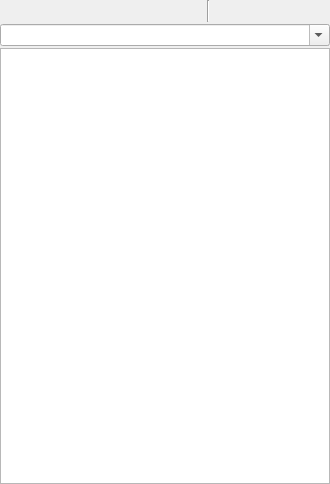
<?xml version="1.0" encoding="UTF-8"?>
<ui version="4.0">
 <class>FileSystemDock</class>
 <widget class="QDockWidget" name="FileSystemDock">
  <property name="geometry">
   <rect>
    <x>0</x>
    <y>0</y>
    <width>330</width>
    <height>484</height>
   </rect>
  </property>
  <property name="windowTitle">
   <string>File System</string>
  </property>
  <widget class="QWidget" name="dockWidgetContents">
   <layout class="QVBoxLayout" name="verticalLayout">
    <property name="spacing">
     <number>2</number>
    </property>
    <property name="margin">
     <number>0</number>
    </property>
    <item>
     <layout class="QHBoxLayout" name="buttonsLayout">
      <property name="spacing">
       <number>2</number>
      </property>
      <property name="sizeConstraint">
       <enum>QLayout::SetMinimumSize</enum>
      </property>
      <item>
       <spacer name="horizontalSpacer">
        <property name="orientation">
         <enum>Qt::Horizontal</enum>
        </property>
        <property name="sizeType">
         <enum>QSizePolicy::Expanding</enum>
        </property>
        <property name="sizeHint" stdset="0">
         <size>
          <width>10</width>
          <height>20</height>
         </size>
        </property>
       </spacer>
      </item>
      <item>
       <widget class="QPushButton" name="pushButtonBack">
        <property name="maximumSize">
         <size>
          <width>24</width>
          <height>24</height>
         </size>
        </property>
        <property name="toolTip">
         <string>Go previous place</string>
        </property>
        <property name="icon">
         <iconset resource="../../resources.qrc">
          <normaloff>:/icons/actions/go-previous.png</normaloff>:/icons/actions/go-previous.png</iconset>
        </property>
        <property name="flat">
         <bool>true</bool>
        </property>
       </widget>
      </item>
      <item>
       <widget class="QPushButton" name="pushButtonFoward">
        <property name="maximumSize">
         <size>
          <width>24</width>
          <height>24</height>
         </size>
        </property>
        <property name="toolTip">
         <string>Go next place</string>
        </property>
        <property name="icon">
         <iconset resource="../../resources.qrc">
          <normaloff>:/icons/actions/go-next.png</normaloff>:/icons/actions/go-next.png</iconset>
        </property>
        <property name="flat">
         <bool>true</bool>
        </property>
       </widget>
      </item>
      <item>
       <widget class="QPushButton" name="pushButtonUp">
        <property name="maximumSize">
         <size>
          <width>24</width>
          <height>24</height>
         </size>
        </property>
        <property name="toolTip">
         <string>Go up one level</string>
        </property>
        <property name="icon">
         <iconset resource="../../resources.qrc">
          <normaloff>:/icons/actions/go-up.png</normaloff>:/icons/actions/go-up.png</iconset>
        </property>
        <property name="flat">
         <bool>true</bool>
        </property>
       </widget>
      </item>
      <item>
       <widget class="Line" name="line">
        <property name="orientation">
         <enum>Qt::Vertical</enum>
        </property>
       </widget>
      </item>
      <item>
       <widget class="QPushButton" name="pushButtonSync">
        <property name="maximumSize">
         <size>
          <width>24</width>
          <height>24</height>
         </size>
        </property>
        <property name="toolTip">
         <string>Sync folder with current editor file path</string>
        </property>
        <property name="icon">
         <iconset resource="../../resources.qrc">
          <normaloff>:/icons/actions/system-switch-user.png</normaloff>:/icons/actions/system-switch-user.png</iconset>
        </property>
        <property name="checkable">
         <bool>true</bool>
        </property>
        <property name="flat">
         <bool>true</bool>
        </property>
       </widget>
      </item>
      <item>
       <widget class="QPushButton" name="pushButtonCollapseAll">
        <property name="maximumSize">
         <size>
          <width>24</width>
          <height>24</height>
         </size>
        </property>
        <property name="text">
         <string/>
        </property>
        <property name="icon">
         <iconset resource="../../resources.qrc">
          <normaloff>:/icons/actions/view-list-tree.png</normaloff>:/icons/actions/view-list-tree.png</iconset>
        </property>
        <property name="flat">
         <bool>true</bool>
        </property>
       </widget>
      </item>
      <item>
       <widget class="QPushButton" name="pushButtonCustomFilters">
        <property name="maximumSize">
         <size>
          <width>24</width>
          <height>24</height>
         </size>
        </property>
        <property name="text">
         <string/>
        </property>
        <property name="icon">
         <iconset resource="../../resources.qrc">
          <normaloff>:/icons/actions/view-filter.png</normaloff>:/icons/actions/view-filter.png</iconset>
        </property>
        <property name="flat">
         <bool>true</bool>
        </property>
       </widget>
      </item>
      <item>
       <widget class="QPushButton" name="pushButtonOptions">
        <property name="maximumSize">
         <size>
          <width>45</width>
          <height>24</height>
         </size>
        </property>
        <property name="text">
         <string/>
        </property>
        <property name="icon">
         <iconset resource="../../resources.qrc">
          <normaloff>:/icons/actions/configure.png</normaloff>:/icons/actions/configure.png</iconset>
        </property>
        <property name="flat">
         <bool>true</bool>
        </property>
       </widget>
      </item>
     </layout>
    </item>
    <item>
     <widget class="QComboBox" name="comboBoxLocation">
      <property name="sizePolicy">
       <sizepolicy hsizetype="Expanding" vsizetype="Fixed">
        <horstretch>0</horstretch>
        <verstretch>0</verstretch>
       </sizepolicy>
      </property>
      <property name="toolTip">
       <string>Folders</string>
      </property>
      <property name="editable">
       <bool>true</bool>
      </property>
     </widget>
    </item>
    <item>
     <widget class="QTreeView" name="treeViewFileSystem"/>
    </item>
   </layout>
  </widget>
  <action name="actionNewFile">
   <property name="icon">
    <iconset resource="../../resources.qrc">
     <normaloff>:/icons/actions/document-new.png</normaloff>:/icons/actions/document-new.png</iconset>
   </property>
   <property name="text">
    <string>File</string>
   </property>
  </action>
  <action name="actionNewFolder">
   <property name="icon">
    <iconset resource="../../resources.qrc">
     <normaloff>:/icons/actions/folder-new.png</normaloff>:/icons/actions/folder-new.png</iconset>
   </property>
   <property name="text">
    <string>Folder</string>
   </property>
  </action>
  <action name="actionNewFromTemplate">
   <property name="icon">
    <iconset resource="../../resources.qrc">
     <normaloff>:/icons/actions/run-build-file.png</normaloff>:/icons/actions/run-build-file.png</iconset>
   </property>
   <property name="text">
    <string>File From Template</string>
   </property>
   <property name="toolTip">
    <string>File From Template</string>
   </property>
  </action>
  <action name="actionDelete">
   <property name="icon">
    <iconset resource="../../resources.qrc">
     <normaloff>:/icons/actions/edit-delete.png</normaloff>:/icons/actions/edit-delete.png</iconset>
   </property>
   <property name="text">
    <string>Delete</string>
   </property>
  </action>
  <action name="actionOrderByName">
   <property name="checkable">
    <bool>true</bool>
   </property>
   <property name="text">
    <string>By Name</string>
   </property>
  </action>
  <action name="actionOrderBySize">
   <property name="checkable">
    <bool>true</bool>
   </property>
   <property name="text">
    <string>By Size</string>
   </property>
  </action>
  <action name="actionOrderByDate">
   <property name="checkable">
    <bool>true</bool>
   </property>
   <property name="text">
    <string>By Date</string>
   </property>
  </action>
  <action name="actionOrderByType">
   <property name="checkable">
    <bool>true</bool>
   </property>
   <property name="text">
    <string>By Type</string>
   </property>
  </action>
  <action name="actionOrderDescending">
   <property name="checkable">
    <bool>true</bool>
   </property>
   <property name="text">
    <string>Descending</string>
   </property>
  </action>
  <action name="actionOrderFoldersFirst">
   <property name="checkable">
    <bool>true</bool>
   </property>
   <property name="text">
    <string>Folders First</string>
   </property>
  </action>
  <action name="actionOpen">
   <property name="icon">
    <iconset resource="../../resources.qrc">
     <normaloff>:/icons/actions/document-open.png</normaloff>:/icons/actions/document-open.png</iconset>
   </property>
   <property name="text">
    <string>Open</string>
   </property>
  </action>
  <action name="actionOpenSystemEditor">
   <property name="text">
    <string>System Editor</string>
   </property>
  </action>
  <action name="actionOpenDefaultEditor">
   <property name="text">
    <string>Default Editor</string>
   </property>
  </action>
  <action name="actionRename">
   <property name="icon">
    <iconset resource="../../resources.qrc">
     <normaloff>:/icons/actions/edit-rename.png</normaloff>:/icons/actions/edit-rename.png</iconset>
   </property>
   <property name="text">
    <string>Rename</string>
   </property>
   <property name="toolTip">
    <string>Rename</string>
   </property>
   <property name="shortcut">
    <string>F2</string>
   </property>
  </action>
  <action name="actionConvertIntoProject">
   <property name="icon">
    <iconset resource="../../resources.qrc">
     <normaloff>:/icons/actions/document-new.png</normaloff>:/icons/actions/document-new.png</iconset>
   </property>
   <property name="text">
    <string>Convert Into Project</string>
   </property>
   <property name="toolTip">
    <string>Convert current directory into project</string>
   </property>
  </action>
  <action name="actionSetInTerminal">
   <property name="icon">
    <iconset resource="../../resources.qrc">
     <normaloff>:/icons/apps/utilities-terminal.png</normaloff>:/icons/apps/utilities-terminal.png</iconset>
   </property>
   <property name="text">
    <string>Set In Terminal</string>
   </property>
  </action>
  <action name="actionCut">
   <property name="icon">
    <iconset resource="../../resources.qrc">
     <normaloff>:/icons/actions/edit-cut.png</normaloff>:/icons/actions/edit-cut.png</iconset>
   </property>
   <property name="text">
    <string>Cu&amp;t</string>
   </property>
   <property name="shortcut">
    <string>Ctrl+X</string>
   </property>
  </action>
  <action name="actionCopy">
   <property name="icon">
    <iconset resource="../../resources.qrc">
     <normaloff>:/icons/actions/edit-copy.png</normaloff>:/icons/actions/edit-copy.png</iconset>
   </property>
   <property name="text">
    <string>&amp;Copy</string>
   </property>
   <property name="shortcut">
    <string>Ctrl+C</string>
   </property>
  </action>
  <action name="actionPaste">
   <property name="icon">
    <iconset resource="../../resources.qrc">
     <normaloff>:/icons/actions/edit-paste.png</normaloff>:/icons/actions/edit-paste.png</iconset>
   </property>
   <property name="text">
    <string>&amp;Paste</string>
   </property>
   <property name="shortcut">
    <string>Ctrl+V</string>
   </property>
  </action>
 </widget>
 <resources>
  <include location="../../resources.qrc"/>
 </resources>
 <connections/>
</ui>
